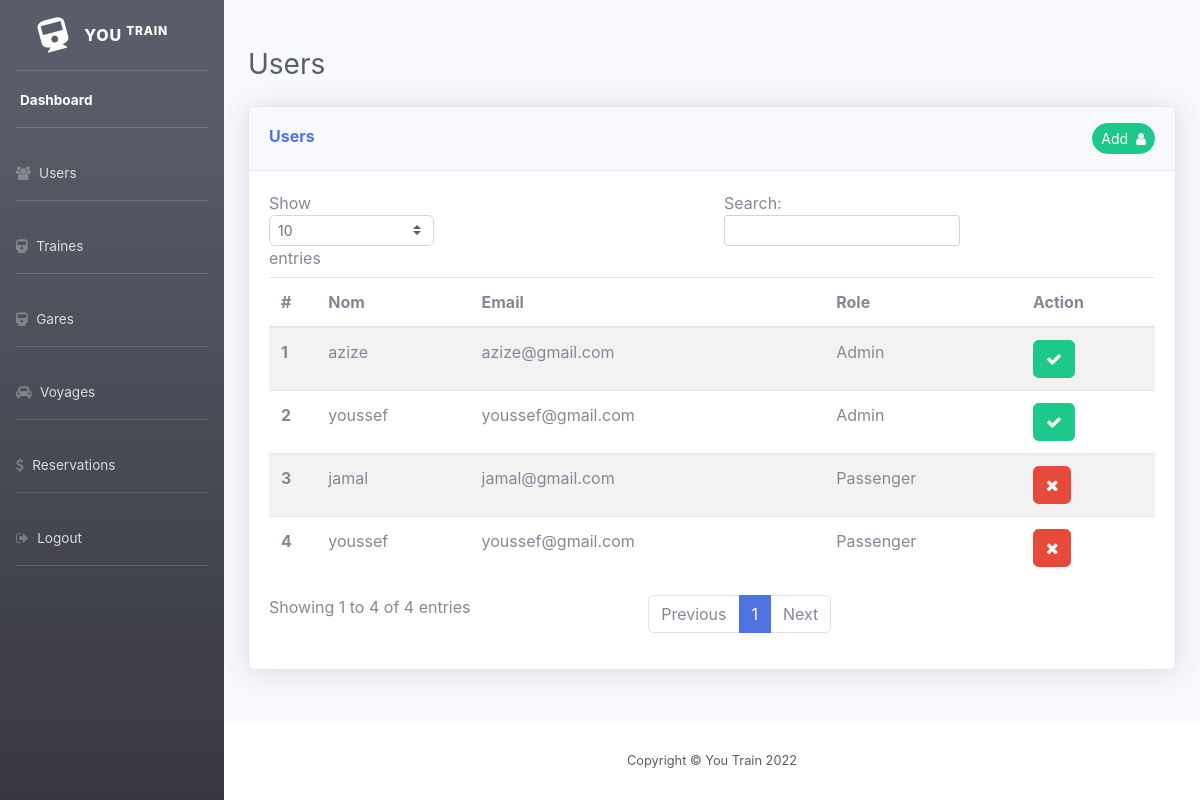
The app's page /view/users.php, older data.
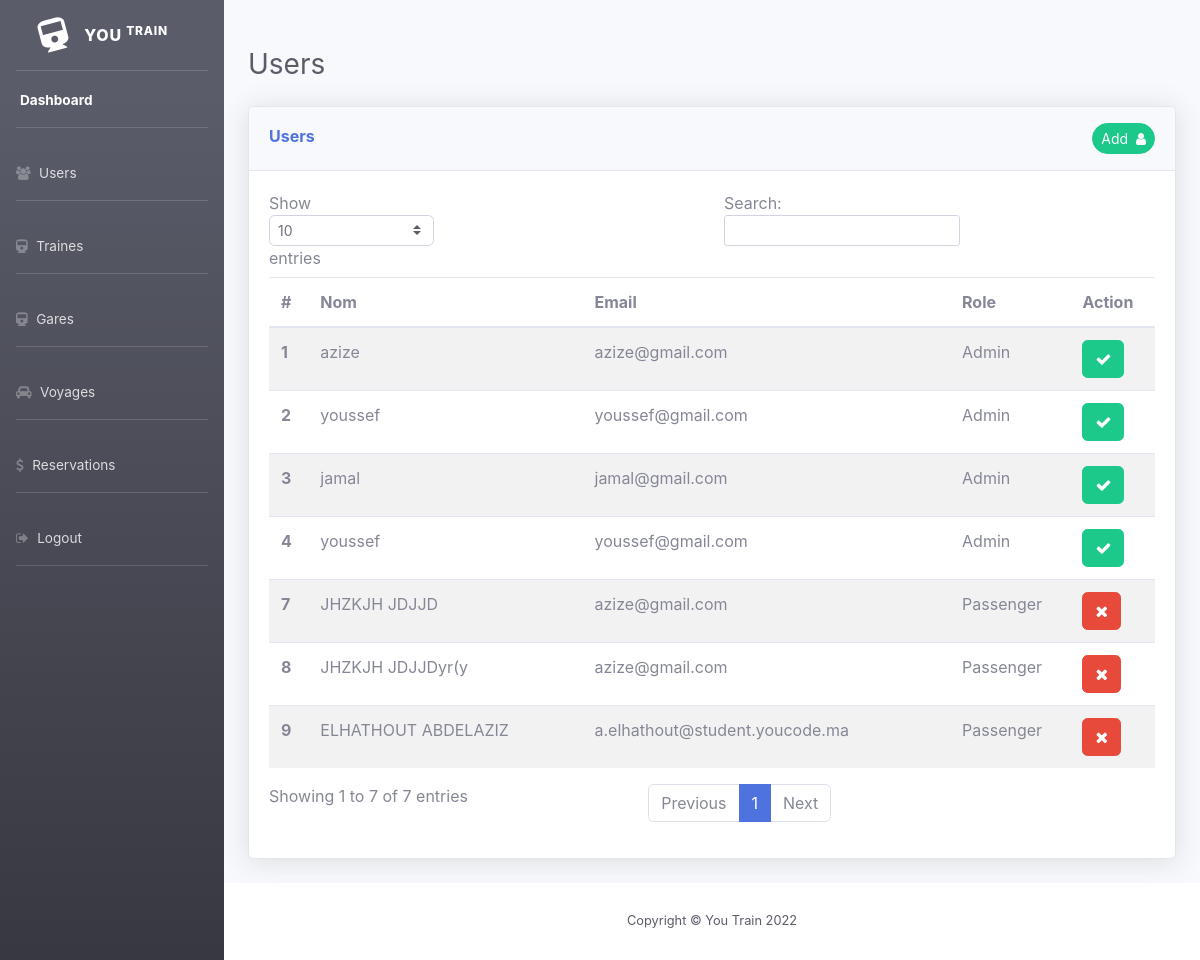
The same page, newer data.
### tables this page shows
CREATE TABLE `users` (
  `id` int(11) NOT NULL,
  `nom` varchar(255) DEFAULT NULL,
  `email` varchar(255) DEFAULT NULL,
  `password` varchar(255) DEFAULT NULL,
  `image` varchar(255) DEFAULT NULL,
  `id_role` int(11) DEFAULT NULL
);

### modal/dbTrain.php (called while the page is built)
<?php
   class DbTrain {
    private $host = "localhost";
    private $user = "root";
    private $pwd = "";
    private $dbName = "management_traines";
    protected  function connexion(){
        try{
        $dsn = 'mysql:host='.$this->host.';dbname=' .$this->dbName;
        $pdo = new PDO($dsn, $this->user, $this->pwd);
        $pdo->setAttribute(PDO::ATTR_DEFAULT_FETCH_MODE, PDO::FETCH_ASSOC);
        return $pdo;
    }catch(PDOException $exp){
            echo 'Erreur' . $exp->getCode() . 'message' . $exp->getMessage();
            die();
    }
    }
   }

### modal/usersModal.php (called while the page is built, shortened)
<?php
include 'dbTrain.php';
    class UsersModal extends DbTrain {
        public function getUsers(){
        $sql = "SELECT * FROM users ";
        $stm = $this->connexion()->query($sql);
        $result = $stm->fetchAll();
        return $result;
        }
}

### view/users.php (the view, shortened to what this page needs)
<?php
include '../modal/usersModal.php';
$user = new UsersModal();
$resultUser=$user->getUsers();
?>
<!DOCTYPE html>
<html lang="en">
<head>
    <link rel='stylesheet' href='https://cdnjs.cloudflare.com/ajax/libs/font-awesome/4.7.0/css/font-awesome.min.css'>
    <link href="../css/sb-admin-2.min.css" rel="stylesheet">
</head>
<body>
<div id="wrapper">
<?php include('sidebar.php'); ?>
<div id="content-wrapper" class="d-flex flex-column">
        <div id="content">
            <div class="container-fluid">
                <div class="d-sm-flex align-items-center justify-content-between mb-4 mt-5">
                    <h1 class="h3 mb-0 text-gray-800">Users</h1>
                </div>
                <div class="card shadow mb-4">
                        <div class="card-header py-3 d-flex justify-content-between">
                            <div><h6 class="mt-1 font-weight-bold text-primary">Users</h6></div>
                            <div class=''>
                                <button type="button" class="btn btn-success btn-sm rounded-pill" data-bs-toggle="modal" data-bs-target="#addTrain">
                                  <span>Add &nbsp;<i class="fa fa-user"></i></span>
                                </button></div>
                        </div>
                        <div class="card-body">
                            <div class="table-responsive">
                            <table id="table-users" class="table table-striped" style="width:100%">
        <thead>
            <tr>
                <tr>
                <th scope="col">#</th>
                <th scope="col">Nom</th>
                <th scope="col">Email</th>
                <th scope="col">Role</th>
                <th scope="col">Action</th>
                </tr>
            </tr>
        </thead>
        <tbody>
        <?php
     foreach($resultUser as $users) {
    ?>
   <tr>
     <th scope="row"><?php echo $users['id']; ?></th>
     <td><?php echo $users['nom']; ?></td>
     <td><?php echo $users['email']; ?></td>
     <td>
       <?php
        if($users['id_role']==1) echo 'Admin';
        else
        echo 'Passenger';
        ?>
   </td>
     <td>
       <a href="../controller/changerRole.php?role=<?php echo $users['id_role'];?>&id=<?php echo $users['id'];?>" class="btn btn-<?php
        if ($users['id_role'] == 1)echo 'success';
        else   echo 'danger';
           ?>"
           ><i class="fa fa-<?php
        if ($users['id_role'] == 1)
           echo 'check';
       else
           echo 'times';?>"></i></a>
   </td>
   </tr>
<?php }?>
        </tbody>
    </table>
                            </div>
                        </div>
                    </div>
            </div>
        </div>
    <?php include('footer.php')?>
    </div>
</div>
</body>
</html>

Row changes from the older to the newer data that the page shows:
changed users "jamal": id_role "Passenger" → "Admin"
changed users id 4: id_role "Passenger" → "Admin"
added users: id "7", nom "JHZKJH JDJJD", email "azize@gmail.com", shows "Passenger"
added users: id "8", nom "JHZKJH JDJJDyr(y", email "azize@gmail.com", shows "Passenger"
added users: id "9", nom "ELHATHOUT ABDELAZIZ", email "a.elhathout@student.youcode.ma", shows "Passenger"
Text that changed along with them:
text written by a page script: "Show entries Search: Showing 1 to 4 of 4 entries Previous 1 Next" → "Show entries Search: Showing 1 to 7 of 7 entries Previous 1 Next"
